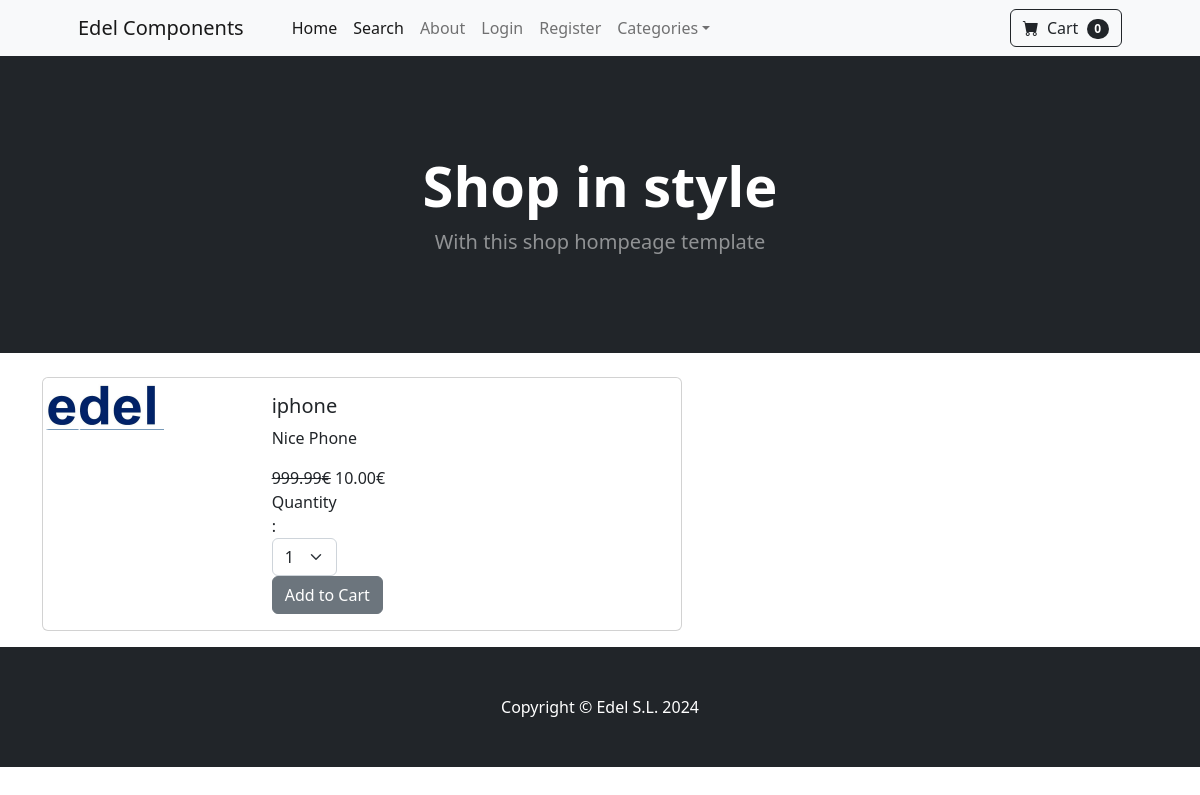
Page /product/1 on the committed database.
### store/models.py (models this page shows, shortened)
class Product(models.Model):
    name = models.CharField(max_length=100)
    price = models.DecimalField(default=0, decimal_places=2, max_digits=7)
    category = models.ForeignKey(Category, on_delete=models.CASCADE, default="", blank=True, null=True)
    description = models.CharField(max_length=250, default="", blank=True, null=True)
    media = models.ImageField(upload_to="uploads/product/")
    short_description = models.CharField(max_length=100, default="", blank=True, null=True)
    reference = models.CharField(max_length=100, default="", blank=True, null=True)
    manufacturer_reference = models.CharField(max_length=100, default="", blank=True, null=True)
    stock = models.IntegerField(default=0)
    min_order_qty = models.CharField(max_length=100, default="", blank=True, null=True)
    brand = models.CharField(max_length=100, default="", blank=True, null=True)
    hashtag = models.CharField(max_length=100, default="", blank=True, null=True)
    dimensions = models.CharField(max_length=100, default="", blank=True, null=True)
    url = models.CharField(max_length=100, default="", blank=True, null=True)
    title = models.CharField(max_length=100, default="", blank=True, null=True)
    visible = models.BooleanField(default=False)
    sale = models.BooleanField(default=False)
    sale_price = models.DecimalField(default=0, decimal_places=2, max_digits=7)

### store/views.py (the view)
# urls.py: path("product/<int:pk>", views.product, name="product"),
def product(request, pk):
    product = Product.objects.get(id=pk)
    return render(request, "product.html", {"product":product})

### cart/cart.py (called while the page is built)
    def __len__(self):
        return len(self.cart)

### cart/context_processors.py (called while the page is built)
def cart(request):
    return {'cart': Cart(request)}

### store/templates/product.html (shortened to what this page needs)
{% extends 'base.html' %}
{% block content %}
<div class="container">
<br />
    <div class="card mb-3" style="max-width: 640px;">
        <div class="row g-0">
        <div class="col-md-4">
            <img src="{{ product.media.url }}" class="img-fluid rounded-start" alt="...">
        </div>
        <div class="col-md-8">
            <div class="card-body">
            <h5 class="card-title">{{ product.name }}</h5>
            <p class="card-text">{{ product.description }}</p>
            {% if product.sale %}
                <strike>{{ product.price }}€</strike>
                {{ product.sale_price }}€
            {% else %}
                {{ product.price }}€
            {% endif %}
            <div class="roww justify-content-center">
                <div class="col-md-2">Quantity:</div>
                <div class="col-md-2">
                    <select class="form-select" id="cart-qty">
                        <option value="1">1</option>
                    </select>
                </div>
            </div>
            <button type="button" value="{{ product.id }}" class="btn btn-secondary" id="add-cart">Add to Cart</button>
            </div>
        </div>
        </div>
    </div>
</div>
{% endblock %}

### rows in the picture
Product: media (picture), name "iphone", description "Nice Phone", price "999.99", sale_price "10.00"

### other values in the picture
{{ cart|length }} "0"
